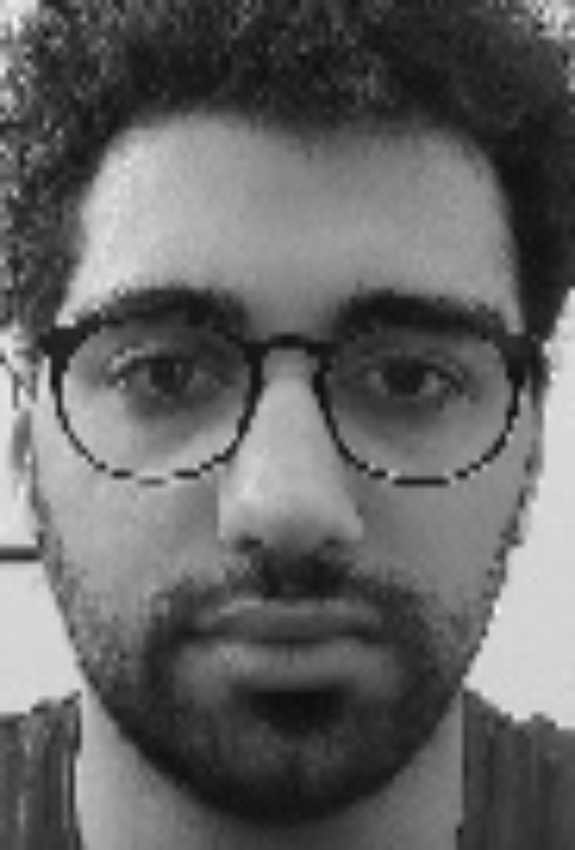
#> input picture Assignment2/1.jpg, 1150 x 1700 px (shown at 1/2 size); its folder holds 4 pictures in this run
$ python Converter.py
#> lines starting #> are read from the running program, lines starting #| are printed output that depends on the picture
import cv2
import glob

# Define the desired size
width = 92
height = 112

# Loop over all JPG images in the folder
for filename in glob.glob("*.jpg"):
    # Load the JPG image
    img = cv2.imread(filename, cv2.IMREAD_GRAYSCALE)
#> img is the input picture: shape (1700, 1150); min 12, max 250, mean 100.3

    # Resize the image to the desired size
    resized_img = cv2.resize(img, (width, height))
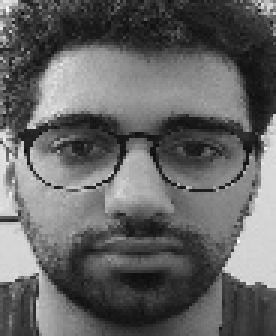
#> resized_img: shape (112, 92) (shown 3 times larger); min 12, max 249, mean 100.2

    # Save the resized image in PGM format
    pgm_filename = filename[:-4] + ".pgm"  # Replace the extension with ".pgm"
    cv2.imwrite(pgm_filename, resized_img)

    # Print a message to show the progress
    print(f"Converted {filename} to {pgm_filename}")
#> pass 2 of the loop `for filename in glob.glob("*.jpg"):`:
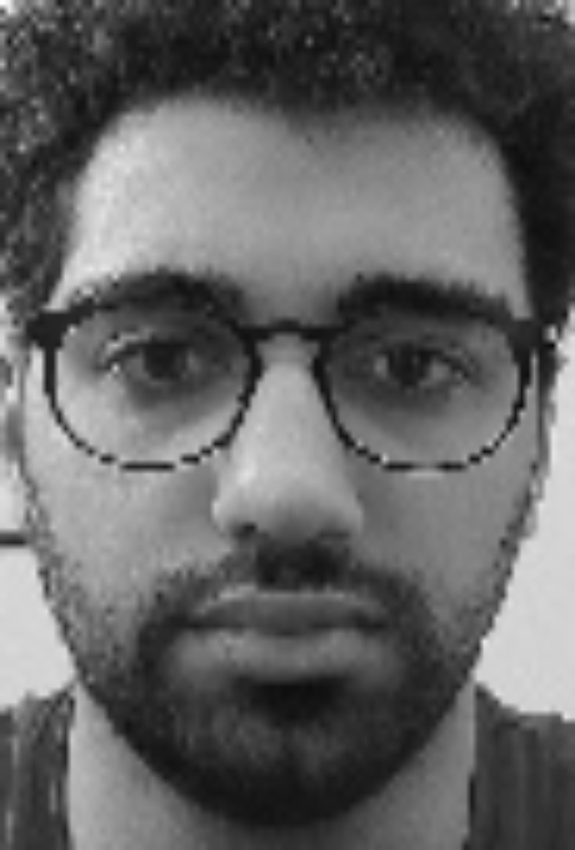
#> input picture Assignment2/10.jpg, 1150 x 1700 px (shown at 1/2 size)
#> img is the input picture: shape (1700, 1150); min 3, max 253, mean 98.9
#> `resized_img = cv2.resize(img, (width, height))`:
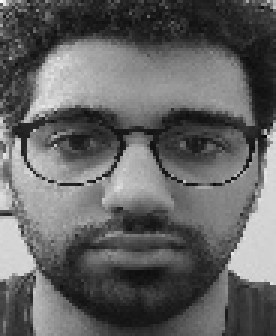
#> resized_img: shape (112, 92) (shown 3 times larger); min 7, max 251, mean 98.8
#> pass 3 of the loop `for filename in glob.glob("*.jpg"):`:
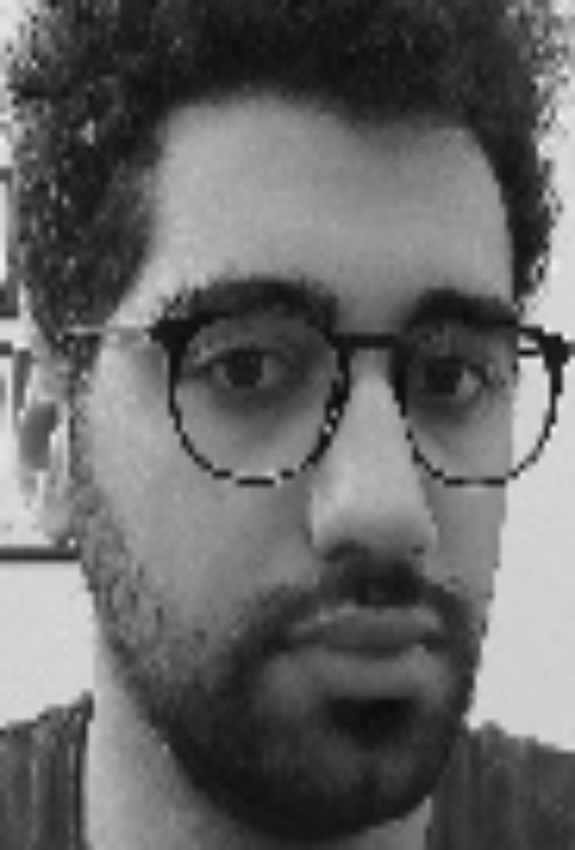
#> input picture Assignment2/2.jpg, 1150 x 1700 px (shown at 1/2 size)
#> img is the input picture: shape (1700, 1150); min 5, max 247, mean 102.3
#> `resized_img = cv2.resize(img, (width, height))`:
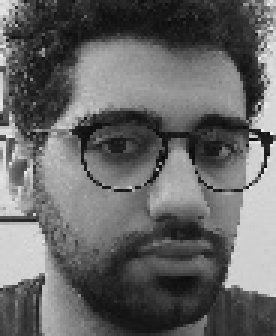
#> resized_img: shape (112, 92) (shown 3 times larger); min 6, max 243, mean 102.2
#> the loop made 4 passes; the first 3 are shown
